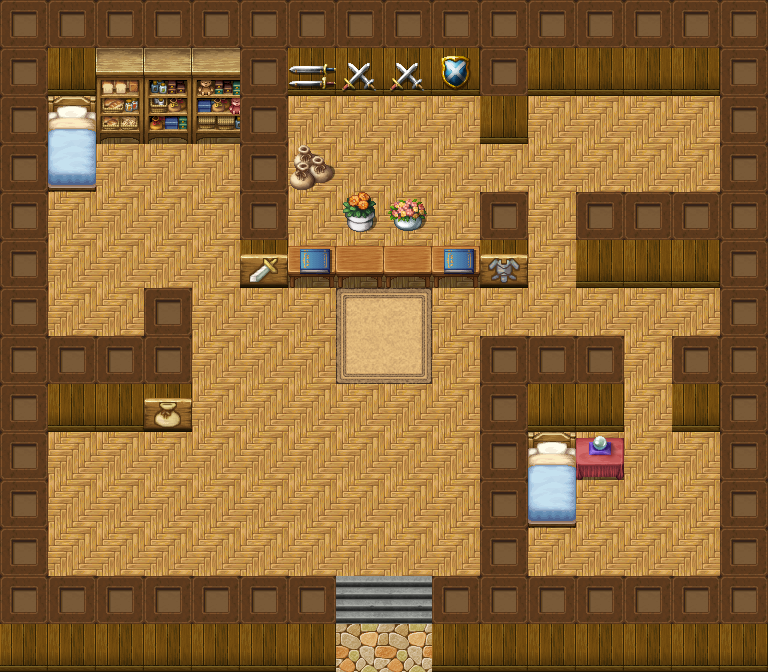

The image is a tile-based game level rendered from a .tmx file. Its description and source (layers, tilesets, objects; grid data summarised) follow:
An orthogonal 16x14 tile map with 48x48 px tiles, 3 tile layers (bg layer, collision layer, 3), 6 tilesets and 6 objects (Map01_03_Portal01, Map01_03_NPC01, Map01_03_NPC02, Map01_03_NPC03, Map01_03_NPC04, ...).

<map version="1.0" tiledversion="1.0.3" orientation="orthogonal" renderorder="right-down" width="16" height="14" tilewidth="48" tileheight="48" nextobjectid="9">
 <properties>
  <property name="name" value="商店" />
 </properties>
 <tileset firstgid="1" source="Inside_B.tsx" />
 <tileset firstgid="257" source="Inside_A4.tsx" />
 <tileset firstgid="497" source="Inside_A2.tsx" />
 <tileset firstgid="689" source="Outside_A5.tsx" />
 <tileset firstgid="817" source="Inside_C.tsx" />
 <tileset firstgid="1073" source="Outside_B.tsx" />
 <layer name="bg layer" width="16" height="14">
  <data>[224 cells, 156 non-empty, 13 distinct tile ids]</data>
 </layer>
 <layer name="collision layer" width="16" height="14">
  <data>[224 cells, 126 non-empty, 15 distinct tile ids]</data>
 </layer>
 <layer name="3" width="16" height="14">
  <data>[224 cells, 9 non-empty, 7 distinct tile ids]</data>
 </layer>
 <objectgroup name="script layer">
  <object id="1" name="Map01_03_Portal01" x="336" y="622" width="96" height="48">
   <properties>
    <property name="priority" type="int" value="1" />
    <property name="script" value="script/Map01_03.lua" />
    <property name="trigger" value="TouchWithPlayer" />
   </properties>
  </object>
  <object id="4" name="Map01_03_NPC01" x="288" y="192" width="48" height="48">
   <properties>
    <property name="chartlet" value="moon" />
    <property name="priority" type="int" value="2" />
    <property name="script" value="" />
    <property name="trigger" value="OKButton" />
   </properties>
  </object>
  <object id="5" name="Map01_03_NPC02" x="432" y="192" width="48" height="48">
   <properties>
    <property name="chartlet" value="moon" />
    <property name="priority" type="int" value="2" />
    <property name="script" value="" />
    <property name="trigger" value="OKButton" />
   </properties>
  </object>
  <object id="6" name="Map01_03_NPC03" x="96" y="432" width="48" height="48">
   <properties>
    <property name="chartlet" value="moon" />
    <property name="priority" type="int" value="2" />
    <property name="script" value="" />
    <property name="trigger" value="OKButton" />
   </properties>
  </object>
  <object id="7" name="Map01_03_NPC04" x="292" y="245" width="39" height="38">
   <properties>
    <property name="priority" type="int" value="2" />
    <property name="script" value="" />
    <property name="trigger" value="OKButton" />
   </properties>
  </object>
  <object id="8" name="Map01_03_NPC05" x="436" y="245" width="41" height="37">
   <properties>
    <property name="priority" type="int" value="2" />
    <property name="script" value="" />
    <property name="trigger" value="OKButton" />
   </properties>
  </object>
 </objectgroup>
</map>
